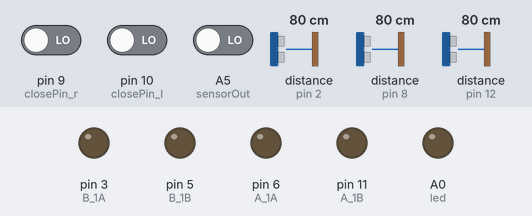
A sketch run on a simulated Arduino Uno, built with avr-gcc and run on an emulated ATmega328P. On the bench: output pins drawn as LEDs (lit = HIGH). Wiring (inferred from the names in the program): 3 × ultrasonic range finder: trigger pin 4, echo pin 2 / trigger pin 7, echo pin 8 / trigger pin 13, echo pin 12. Inputs (shaded band) come from the test bench; at power-on: pin 9 (closePin_r) LOW, pin 10 (closePin_l) LOW, distance to the obstacle (sensors on pin 2, pin 12, pin 8) 80 cm, A5 (sensorOut) LOW. The echo pulse lasts 58.3 µs per cm; pins used as bus, display or sensor lines are not drawn; what the sketch prints to the serial monitor is not drawn.

Above: at 1.2 s.
1.3 s: pin 9 (closePin_r) driven HIGH
At 3.4 s:
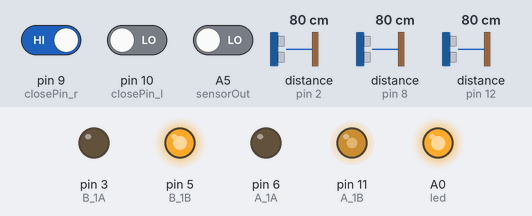
8.0 s: pin 10 (closePin_l) driven HIGH
At 14.4 s:
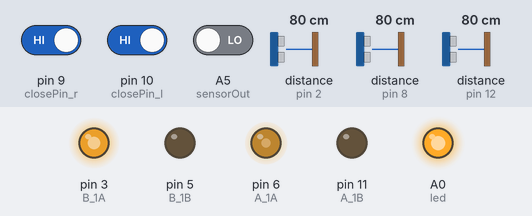
15.0 s: distance to the obstacle (sensor on pin 2) set to 22 cm
20.7 s: distance to the obstacle (sensor on pin 2) set to 19 cm
At 26.7 s:
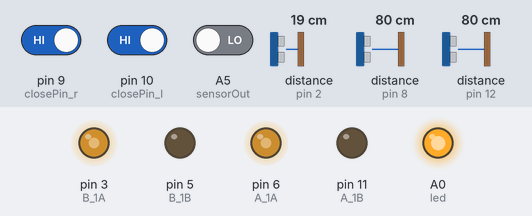
29.3 s: distance to the obstacle (sensor on pin 12) set to 12 cm
35.8 s: distance to the obstacle (sensor on pin 12) set to 9 cm
At 41.7 s:
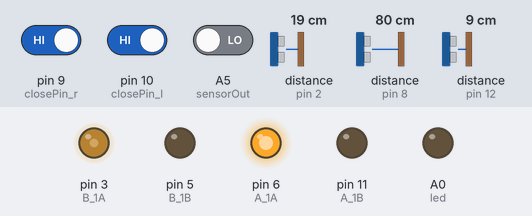
Timing chart, 0 to 43.2 s (numbered marks = the images above; inputs shaded):
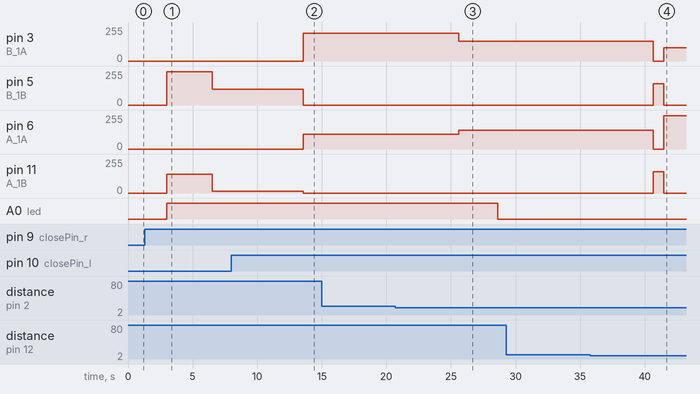

The sketch:

ultra_close_v4_only_direction_color.ino
```cpp
#define S0 A1
#define S1 A2
#define S2 A3
#define S3 A4
#define sensorOut A5

int A_1A = 6;
int A_1B = 11;
int B_1A = 3;
int B_1B = 5;

// 초음파
int echoPin_f = 12;
int trigPin_f = 13;

int echoPin_r = 2;
int trigPin_r = 4;

int echoPin_l = 8;
int trigPin_l = 7;

// 근접센서
int closePin_r = 9;
int closePin_l = 10;

int frequency = 0;
int frequency1 = 0;
int frequency2 = 0;
int frequency3 = 0;

int speed = 100;
int countr = 0;
int countg = 0;
int countb = 0;

unsigned long time;
unsigned long time_a;
unsigned long time_b;
unsigned long duration;
int direction;
int direction_temp;
int b;
float temp;
float temp_f;
int data;

int led = A0;

int send_data;

void setup() {
  Serial.begin(9600);

  pinMode(A_1A, OUTPUT);
  pinMode(A_1B, OUTPUT);
  pinMode(B_1A, OUTPUT);
  pinMode(B_1B, OUTPUT);
  digitalWrite(A_1A, LOW);
  digitalWrite(A_1B, LOW);
  digitalWrite(B_1A, LOW);
  digitalWrite(B_1B, LOW);

  pinMode(trigPin_f, OUTPUT);
  pinMode(echoPin_f, INPUT);
  pinMode(trigPin_r, OUTPUT);
  pinMode(echoPin_r, INPUT);
  pinMode(trigPin_l, OUTPUT);
  pinMode(echoPin_l, INPUT);

  pinMode(closePin_r, INPUT);
  pinMode(closePin_l, INPUT);

  pinMode(led, OUTPUT);

  pinMode(S0, OUTPUT);
  pinMode(S1, OUTPUT);
  pinMode(S2, OUTPUT);
  pinMode(S3, OUTPUT);
  pinMode(sensorOut, INPUT);

  // Setting frequency-scaling to 20%
  digitalWrite(S0,HIGH);
  digitalWrite(S1,LOW);

  direction = 0;
  temp = 1;
  temp_f = 0;
}

void loop() {
  float distance_f = ultra(trigPin_f, echoPin_f);
  float distance_r = ultra(trigPin_r, echoPin_r);
  float distance_l = ultra(trigPin_l, echoPin_l);

  int detected_r = close_sensor(closePin_r);
  int detected_l = close_sensor(closePin_l);


  // 컬러센서 -----------------------------------------------------------------------------------------------
  digitalWrite(S2,LOW);
  digitalWrite(S3,LOW);
  // Reading the output frequency
  frequency = pulseIn(sensorOut, LOW);
  //Remaping the value of the frequency to the RGB Model of 0 to 255
  frequency1 = map(frequency, 25,72,255,0);


  // Setting Green filtered photodiodes to be read
  digitalWrite(S2,HIGH);
  digitalWrite(S3,HIGH);
  // Reading the output frequency
  frequency = pulseIn(sensorOut, LOW);
  //Remaping the value of the frequency to the RGB Model of 0 to 255
  frequency2 = map(frequency, 30,90,255,0);

   // Setting Blue filtered photodiodes to be read
  digitalWrite(S2,LOW);
  digitalWrite(S3,HIGH);
  // Reading the output frequency
  frequency = pulseIn(sensorOut, LOW);
  //Remaping the value of the frequency to the RGB Model of 0 to 255
  frequency3 = map(frequency, 25,70,255,0);


  if(frequency1>frequency2)
  {
    if(frequency1>frequency3)
    {
        // Red
        countr = 4;
        countg = 0;
        countb = 0;
    }
  }
  else if(frequency2>frequency3)
   {
    if(frequency3<200){
        // Green
        countr = 0;
        countg = 5;
        countb = 0;
   }
   }
    else
    {
      if(frequency2>200&&frequency3>200){
        // Blue
        countb = 6;
        countr = 0;
        countg = 0;
                        }
    }

  // ----------------------------------------------------------------------------------------


  time = millis();


  analogWrite(A_1A, 0);
  analogWrite(A_1B, 0);
  analogWrite(B_1A, 0);
  analogWrite(B_1B, 0);


  if(temp == 0) digitalWrite(led,LOW);
  else digitalWrite(led, HIGH);


  if(detected_r == 0)
  {
    back_r();
    delay(500);
  }
  else if(detected_l == 0)
  {
    back_l();
    delay(500);
  }
  else if(detected_r == 0 && detected_l == 0)
  {
    back();
    delay(500);
  }

  else
  {
    // 우측 벽 없으면 "우회전"
    if(distance_r > 20)
    {
      if(temp == 0) time_a = time;

      // 우회전하기 전의 직진한 시간
      duration = time_a - time_b;
      temp_f = 0;

      if(duration > 400 && temp == 0 && direction == 3) direction = 0;
      else if(duration > 400 && temp == 0 && direction == 0)  direction = 1;
      else if(duration > 400 && temp == 0 && direction == 1) direction = 2;
      else if(duration > 400 && temp == 0 && direction == 2) direction = 3;
      turn_right();
      temp = temp + 1;
      if(temp == 140 && direction == 0) direction = 1;
      else if(temp == 140 && direction == 1) direction = 2;
      else if(temp == 140 && direction == 2) direction = 3;
      else if(temp == 140 && direction == 3) direction = 0;

      if(countr == 4) data = (countr * 10) + direction;
      if(countg == 5) data = (countg * 10) + direction;
      if(countb == 6) data = (countb * 10) + direction;
      Serial.write(data);
    }
    // 우측 벽 있으면
    else
    {
      // 정면벽 존재
      if(distance_f < 10)
      {
        // 좌측벽 존재
        if(distance_l < 20)
        {
          // 그러면 "회전"
          if(distance_f < 20)
          {
            if(direction == 0) direction = 2;
            else if(direction == 1) direction = 3;
            else if(direction == 2) direction = 0;
            else if(direction == 3) direction = 1;
            if(countr == 4) data = (countr * 10) + direction;
            if(countg == 5) data = (countg * 10) + direction;
            if(countb == 6) data = (countb * 10) + direction;
            Serial.write(data);
            temp = 0;
            turn(distance_r, distance_l);
            delay(1200);
            stop_rc();
            delay(500);
            go_straight(distance_r  );
            delay(500);
          }
        }
        // 우측 벽 존재, 정면 벽 존재, 좌측 벽 존재 x
        else
        {
          if(direction == 0) direction = 3;
          else if(direction == 1) direction = 0;
          else if(direction == 2) direction = 1;
          else if(direction == 3) direction = 2;
          temp = 0;
          if(countr == 4) data = (countr * 10) + direction;
          if(countg == 5) data = (countg * 10) + direction;
          if(countb == 6) data = (countb * 10) + direction;
          Serial.write(data);

          back();
          delay(800);
          // "좌회전"
          turn_left();
          delay(1000);
        }
      }
      // 우측벽 있고 앞에 벽 없으면 "직진"
      else
      {
        go_straight(distance_r);
        time_a = time;
        temp = 0;
        if(temp_f == 0) time_b = time;
        temp_f = temp_f + 1;
        if(countr == 4) data = (countr * 10) + direction;
        if(countg == 5) data = (countg * 10) + direction;
        if(countb == 6) data = (countb * 10) + direction;
        Serial.write(data);
      }
    }
  }
}


// 20 증가
void go() {
  // 오른쪽 바퀴(모터A) 정회전
  analogWrite(A_1A, 150);
  analogWrite(A_1B, 0);
  // 왼쪽 바퀴(모터B) 정회전
  analogWrite(B_1A, 130);
  analogWrite(B_1B, 0);
}
void left() {
  // 오른쪽 바퀴(모터A) 빠르게
  analogWrite(A_1A, 170);
  analogWrite(A_1B, 0);
  // 왼쪽 바퀴(모터B) 느리게
  analogWrite(B_1A, 120);
  analogWrite(B_1B, 0);
}
void right() {
  // 오른쪽 바퀴(모터A) 느리게
  analogWrite(A_1A, 140);
  analogWrite(A_1B, 0);
  // 왼쪽 바퀴(모터B) 빠르게
  analogWrite(B_1A, 150);
  analogWrite(B_1B, 0);
}
void turn_left() {
  // 오른쪽 바퀴(모터A) 매우 빠르게
  analogWrite(A_1A, 250);
  analogWrite(A_1B, 0);
  // 왼쪽 바퀴(모터B) 느리게
  analogWrite(B_1A, 100);
  analogWrite(B_1B, 0);
}
void turn_right() {
  // 오른쪽 바퀴(모터A) 느리게
  analogWrite(A_1A, 110);
  analogWrite(A_1B, 0);
  // 왼쪽 바퀴(모터B) 매우 빠르게
  analogWrite(B_1A, 210);
  analogWrite(B_1B, 0);
}
void back() {
  // 오른쪽 바퀴(모터A) 역회전
  analogWrite(A_1A, 0);
  analogWrite(A_1B, 160);
  // 왼쪽 바퀴(모터B) 역회전
  analogWrite(B_1A, 0);
  analogWrite(B_1B, 160);
}
void back_r() {
  // 오른쪽 바퀴(모터A) 역회전
  analogWrite(A_1A, 0);
  analogWrite(A_1B, 140);
  // 왼쪽 바퀴(모터B) 역회전 빠르게
  analogWrite(B_1A, 0);
  analogWrite(B_1B, 250);
}
void back_l() {
  // 오른쪽 바퀴(모터A) 역회전 빠르게
  analogWrite(A_1A, 0);
  analogWrite(A_1B, 270);
  // 왼쪽 바퀴(모터B) 역회전
  analogWrite(B_1A, 0);
  analogWrite(B_1B, 120);
}
void turn(float distance_r, float distance_l) {
  if(distance_l > distance_r)
  {
    // 오른쪽 바퀴(모터A) 역회전
    analogWrite(A_1A, 0);
    analogWrite(A_1B, 190);
    // 왼쪽 바퀴(모터B) 정회전
    analogWrite(B_1A, 190);
    analogWrite(B_1B, 0);
  }
  else
  {
    // 오른쪽 바퀴(모터A) 정회전
    analogWrite(A_1A, 190);
    analogWrite(A_1B, 0);
    // 왼쪽 바퀴(모터B) 역회전
    analogWrite(B_1A, 0);
    analogWrite(B_1B, 190);
  }
}

void stop_rc() {
  // 오른쪽 바퀴(모터A) 정지
  analogWrite(A_1A, 0);
  analogWrite(A_1B, 0);
  // 왼쪽 바퀴(모터B) 정지
  analogWrite(B_1A, 0);
  analogWrite(B_1B, 0);
  delay(100);
}


void go_straight(float distance) {
  if(distance > 5)
  {
    right();
  }
  else if(distance < 5)
  {
    left();
  }
  else
  {
    go();
  }
}


// 초음파 거리 측정
float ultra(int trigPin, int echoPin) {
  digitalWrite(trigPin, LOW);
  digitalWrite(echoPin, LOW);
  delayMicroseconds(2);
  digitalWrite(trigPin, HIGH);
  delayMicroseconds(10);
  digitalWrite(trigPin, LOW);

  // echoPin 이 HIGH를 유지한 시간을 저장 한다.
  unsigned long duration = pulseIn(echoPin, HIGH);
  // HIGH 였을 때 시간(초음파가 보냈다가 다시 들어온 시간)을 가지고 거리를 계산 한다.
  float distance = ((float)(340 * duration) / 10000) / 2;
  return distance;
}

// 근접 센서 거리 측정
int close_sensor(int closePin) {
  int temp = 0;
  temp = digitalRead(closePin);
  return temp;
}
```

Measured:
- the behaviour switches between 21 and 20 cm on distance to the obstacle (sensor on pin 2) (found by bisection; images 2 and 3)
- the behaviour switches between 11 and 10 cm on distance to the obstacle (sensor on pin 12) (found by bisection; images 3 and 4)
- after the input at 8.0 s, pin 3 (B_1A): 0/255 → 210/255 after 5.6 s; pin 5 (B_1B): 120/255 → 0/255 after 5.6 s; pin 6 (A_1A): 0/255 → 110/255 after 5.6 s; pin 11 (A_1B): 14/255 → 0/255 after 5.6 s
- after the input at 20.7 s, pin 3 (B_1A): 210/255 → 150/255 after 4.9 s; pin 6 (A_1A): 110/255 → 140/255 after 4.9 s; A0 (led): HIGH → LOW after 7.9 s
- after the input at 35.8 s, pin 3 (B_1A): 150/255 → 0/255 after 4.9 s, → 100/255 0.80 s later; pin 5 (B_1B), pin 11 (A_1B): 0/255 → 160/255 after 4.9 s, → 0/255 0.80 s later; pin 6 (A_1A): 140/255 → 0/255 after 4.9 s, → 250/255 0.80 s later
